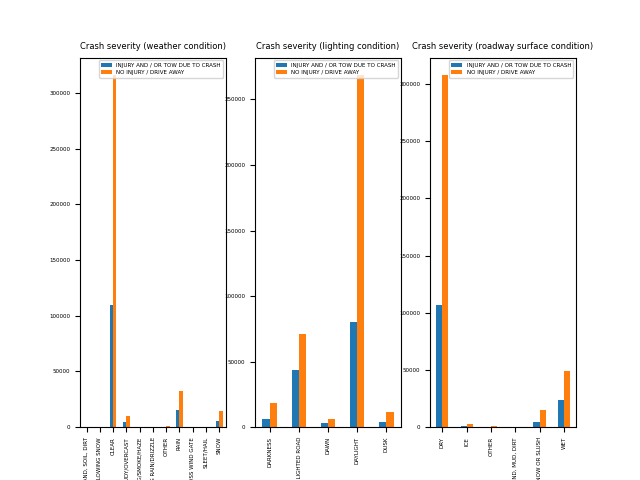

Generate this figure with Python:
'''plot.py Plot loads data from the clean csv file and produces a plot that is saved.
'''

#standard imports
import pandas as pd
import matplotlib.pyplot as plt


def plot(df):
  '''plot(df) takes as input a clean dataframe and generates a plot. The 
  style of the plot and variables are up to you.
  '''
  fig, (ax1, ax2, ax3) = plt.subplots(1, 3)

  ax1.set_title('Crash severity (weather condition)', fontsize=6)
  wc = cdf[['CRASH_TYPE', 'WEATHER_CONDITION']]
  tab1 = pd.crosstab(index=wc['WEATHER_CONDITION'], columns=wc['CRASH_TYPE'])
  tab1.plot(kind='bar', ax=ax1, fontsize=4).legend(prop={'size': 4})

  ax2.set_title('Crash severity (lighting condition)', fontsize=6)
  lc = cdf[['CRASH_TYPE', 'LIGHTING_CONDITION']]
  tab2 = pd.crosstab(index=lc['LIGHTING_CONDITION'], columns=lc['CRASH_TYPE'])
  tab2.plot(kind='bar', ax=ax2, fontsize=4).legend(prop={'size': 4})

  ax3.set_title('Crash severity (roadway surface condition)', fontsize=6)
  rc = cdf[['CRASH_TYPE', 'ROADWAY_SURFACE_COND']]
  tab3 = pd.crosstab(index=rc['ROADWAY_SURFACE_COND'], columns=rc['CRASH_TYPE'])
  tab3.plot(kind='bar', ax=ax3, fontsize=4).legend(prop={'size': 4})

  return plt



#The main() function  of this program
if __name__ == "__main__":
    cdf = pd.read_csv('clean.csv')
    plot(cdf)
    plt.savefig('plot_3.png')
